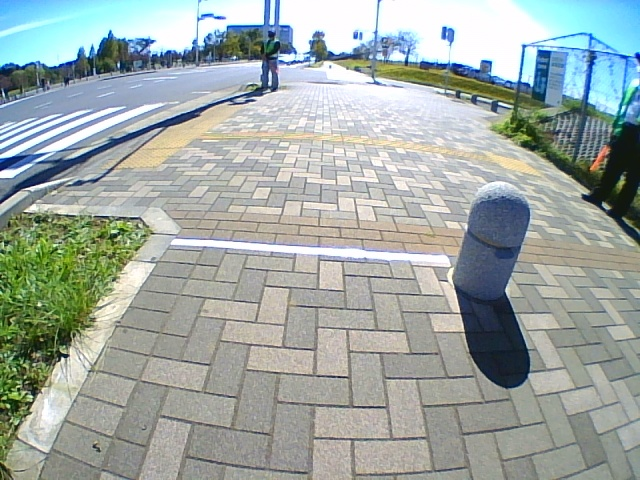
#> input picture image/tsukuba/frame_235.jpg, 640 x 480 px, found by its file name
$ python sobel.py   (older library calls are emulated)
#> lines starting #> are read from the running program, lines starting #| are printed output that depends on the picture; long printed decimals are rounded
# from distutils.log import info
# from tkinter import image_names
# from types import GeneratorType

from multiprocessing.context import assert_spawning
from turtle import shape
from attr import assoc
from cv2 import cvtColor, threshold
import std_msgs
import numpy as np
import cv2
from PIL import Image
import matplotlib.pyplot as plt
import numpy.linalg as LA
# matplotlib inline

path = "/home/fmasa/catkin_ws/src/detect_white_line/image/tsukuba/"
dir = "/home/fmasa/catkin_ws/src/detect_white_line/image/"

img = cv2.imread(path + "frame_235.jpg")
#> img is the input picture: shape (480, 640, 3); mean B, G, R 163.7, 167.7, 157.9
img = cv2.cvtColor(img, cv2.COLOR_BGR2RGB)
np_img = np.array(img)

# [4 lines of commented-out code are left out]

gray = cv2.cvtColor(img, cv2.COLOR_BGR2GRAY)
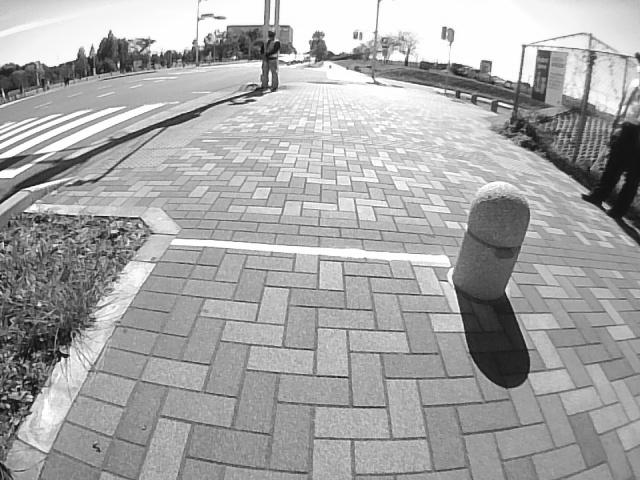
#> gray: shape (480, 640); min 14, max 255, mean 165.4
cv2.imwrite("image/gray.jpg", gray)
img_p = cv2.imread("image/gray.jpg")
#> img_p: shape (480, 640, 3); min 12, max 255, mean 165.4

plt.figure(figsize=(5, 5))
plt.xticks([]), plt.yticks([])
plt.imshow(img_p)

# edges = cv2.Canny(gray, 50, 150)
# cv2.imwrite("image/edges.jpg", edges)
# img_pp = cv2.imread("image/edges.jpg")

kernel_x = np.array([[-1, 0, 1],
                     [-2, 0, 2],
                     [-1, 0, 1]])

kernel_y = np.array([[-1, -2, -1], [0, 0, 0], [1, 2, 1]])

gray_y = cv2.filter2D(gray, cv2.CV_64F, kernel_x)
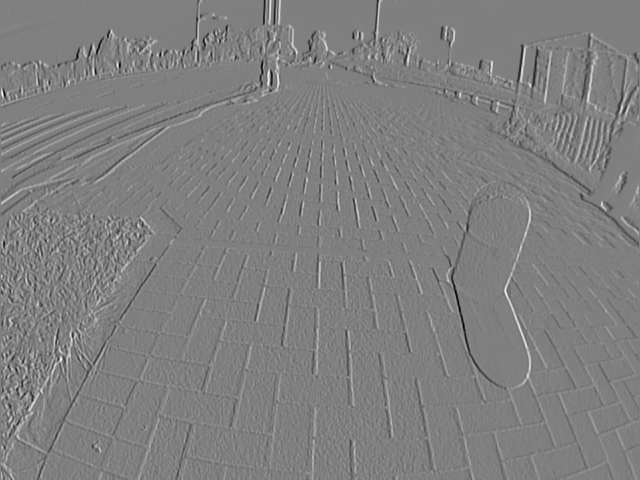
#> gray_y: shape (480, 640) float64; min -803, max 800, mean 0.1; drawn with min black and max white
gray_x = cv2.filter2D(gray, cv2.CV_64F, kernel_y)
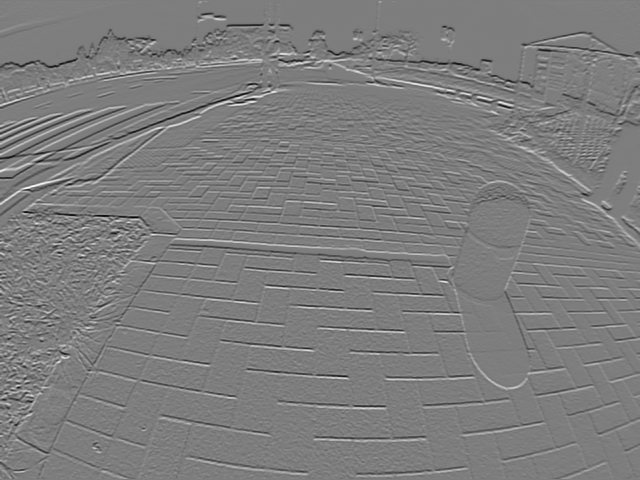
#> gray_x: shape (480, 640) float64; min -887, max 909, mean -1.5; drawn with min black and max white

edges = np.sqrt(gray_x**2 + gray_y**2)
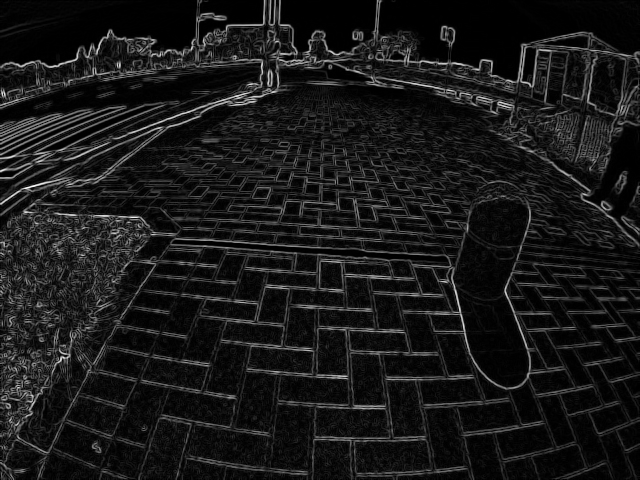
#> edges: shape (480, 640) float64; min 0, max 924.2, mean 91; drawn with min black and max white
img_pp = edges

plt.figure(figsize=(5, 5))
plt.xticks([]), plt.yticks([])
plt.imshow(img_pp)

# template matching


def template(dir_path):
    template = cv2.imread(dir_path, 0)
    w, h = template.shape[::-1]
    res = cv2.matchTemplate(gray, template, cv2.TM_CCOEFF_NORMED)
    threshold = 0.8
    loc = np.where(res >= threshold)
    for pt in zip(*loc[::-1]):
        cv2.rectangle(img, pt, (pt[0] + w, pt[1] + h), (0, 0, 255), 2)


# template(dir + "template001.png")
# template(dir + "template002.png")
def image_vector():
    res = np.zeros([3])
    info = (str(np_img.shape)).replace('(', '').replace(')', '').split(',')
#> info = ['480', ' 640', ' 3']
    # print(info[0], info[1], info[2])
    m = int(info[0])
#> m = 480
    n = int(info[1])
#> n = 640
    channel = int(info[2])
#> channel = 3

    p = np.zeros((m, n, channel))
    # print(p[0][0])
    for i in range(m):
        for j in range(n):
            for k in range(channel):
                p[i][j][k] = np_img[i][j][k]
    # print(p[0])

    num_pixel = m * n
#> num_pixel = 307200
    mup = np.sum(p, axis=0)
#> mup = 640 rows, first 8: [47343, 63016, 54418], [49052, 64902, 56072], [49530, 65193, 56581], [48937, 64594, 56062], [48789, 64352, 55658], [49854, 65428, 56515], [50691, 66123, 57065], [50275, 65794, 56430]
    mup = np.sum(mup, axis=0)
#> mup = [48514670, 51526762, 50284130]
    mup = (1/(num_pixel-1)) * mup
#> mup = [157.9, 167.7, 163.7]
    print(mup)
#| [157.926 167.731 163.686]

    for i in range(m):
        for j in range(n):
            ass = p[i][j] - mup
            # print(ass)
            ass_T = ass.T
            # print(ass, ass_T)
            ass_res = ass * ass_T
            ass_res = (1/(num_pixel-1)) * ass_res
            # print(ass_res)
            res += ass_res
#> after the loop, res = [3273.9, 2909.8, 3509.9]
            # print(ass_res)
    print(res)
#| [3273.875 2909.777 3509.920]

#> (the run stopped early here; a loop or call above may not have finished)

$ run again, with image/tsukuba/frame_20.jpg copied over image/tsukuba/frame_235.jpg
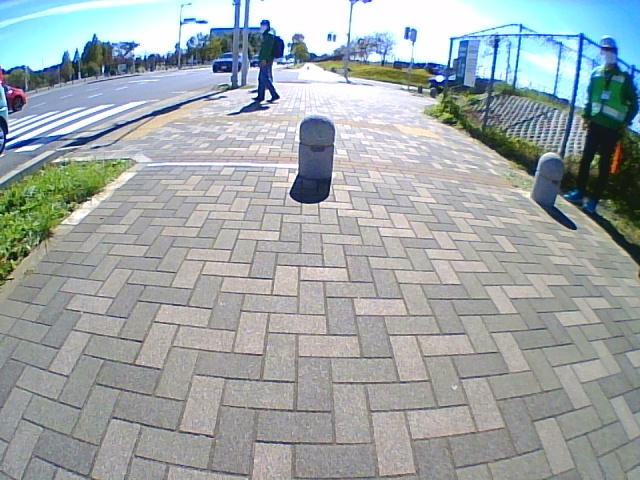
#> input picture image/tsukuba/frame_20.jpg, 640 x 480 px, found by its file name
#> img is the input picture: shape (480, 640, 3); mean B, G, R 167.2, 165.7, 157.8
#> `gray_x = cv2.filter2D(gray, cv2.CV_64F, kernel_y)`:
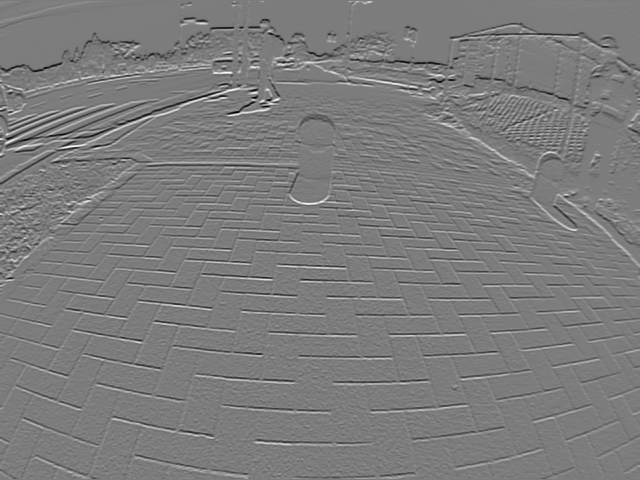
#> gray_x: shape (480, 640) float64; min -848, max 883, mean -1.5; drawn with min black and max white
#> `edges = np.sqrt(gray_x**2 + gray_y**2)`:
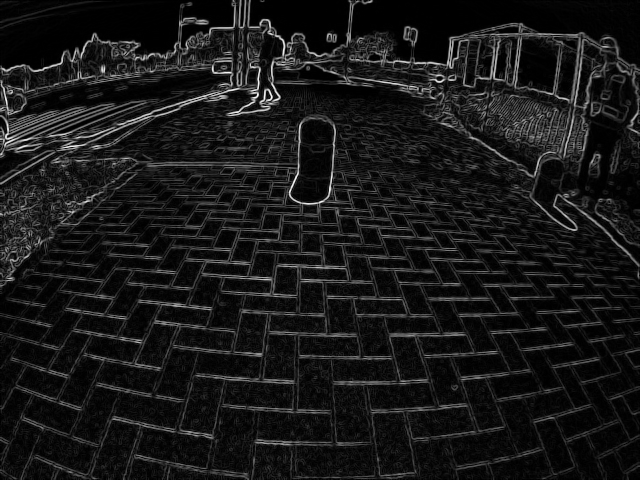
#> edges: shape (480, 640) float64; min 0, max 905.4, mean 86.8; drawn with min black and max white
#> in image_vector, `mup = np.sum(p, axis=0)`: mup = 640 rows, first 8: [58580, 69639, 68509], [59426, 70628, 69274], [58911, 70033, 68754], [58826, 70091, 68612], [58167, 69451, 67903], [59064, 70343, 68737], [59530, 70504, 69178], [60362, 71032, 69587]
#> in image_vector, `mup = np.sum(mup, axis=0)`: mup = [48463461, 50914183, 51352904]
#> in image_vector, `mup = (1/(num_pixel-1)) * mup`: mup = [157.8, 165.7, 167.2]
#| [157.759 165.737 167.165 ]
#> after the loop in image_vector, `for i in range(m):`: res = [2778.2, 2515, 2859.2]
#| [2778.176 2515.010 2859.155]

$ run again, with image/tsukuba/frame_212.jpg copied over image/tsukuba/frame_235.jpg
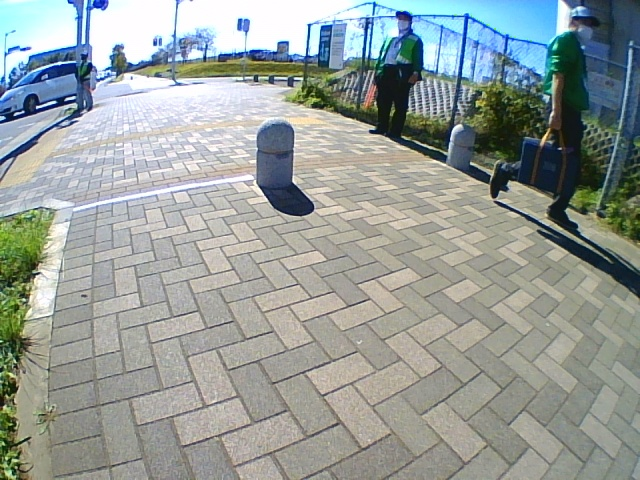
#> input picture image/tsukuba/frame_212.jpg, 640 x 480 px, found by its file name
#> img is the input picture: shape (480, 640, 3); mean B, G, R 153.3, 156.7, 149.3
#> `gray_x = cv2.filter2D(gray, cv2.CV_64F, kernel_y)`:
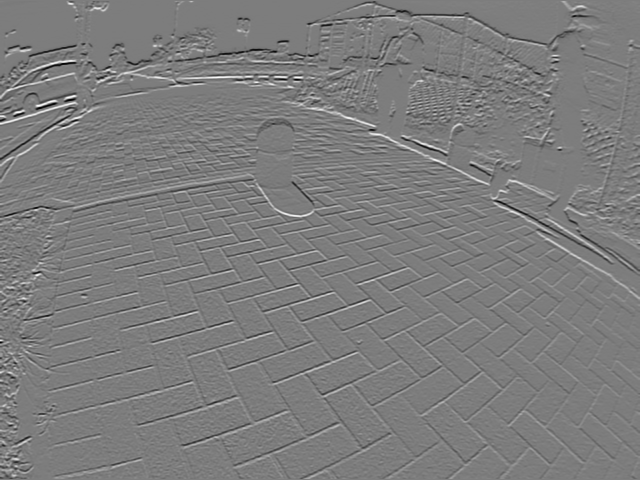
#> gray_x: shape (480, 640) float64; min -828, max 859, mean -1.2; drawn with min black and max white
#> `edges = np.sqrt(gray_x**2 + gray_y**2)`:
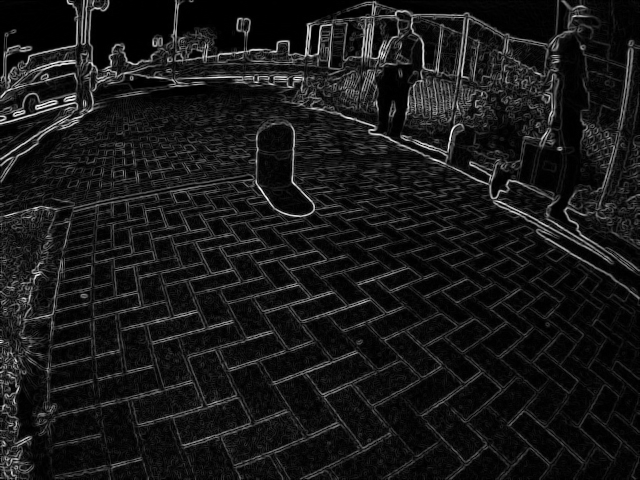
#> edges: shape (480, 640) float64; min 0, max 891.7, mean 86.9; drawn with min black and max white
#> in image_vector, `mup = np.sum(p, axis=0)`: mup = 640 rows, first 8: [56095, 70382, 59013], [55807, 70271, 58733], [55215, 69539, 58317], [55260, 69700, 58582], [53238, 67717, 57245], [54502, 69008, 58451], [57729, 71832, 60337], [56733, 70692, 59028]
#> in image_vector, `mup = np.sum(mup, axis=0)`: mup = [45866125, 48135913, 47080473]
#> in image_vector, `mup = (1/(num_pixel-1)) * mup`: mup = [149.3, 156.7, 153.3]
#| [149.304 156.693  153.257]
#> after the loop in image_vector, `for i in range(m):`: res = [3472.5, 2977.8, 3426.9]
#| [3472.517 2977.776 3426.873]

$ run again, with image/tsukuba/frame_214.jpg copied over image/tsukuba/frame_235.jpg
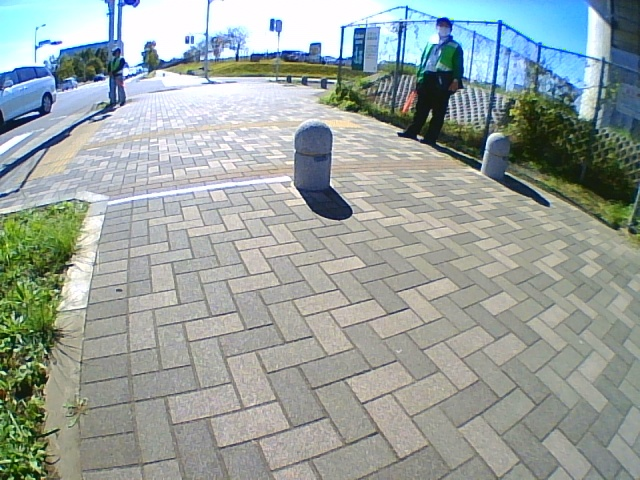
#> input picture image/tsukuba/frame_214.jpg, 640 x 480 px, found by its file name
#> img is the input picture: shape (480, 640, 3); mean B, G, R 157, 160.8, 151.4
#> `gray_x = cv2.filter2D(gray, cv2.CV_64F, kernel_y)`:
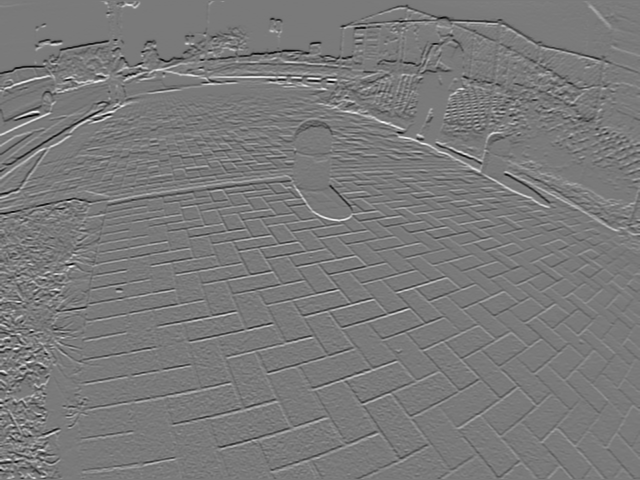
#> gray_x: shape (480, 640) float64; min -796, max 863, mean -1.3; drawn with min black and max white
#> `edges = np.sqrt(gray_x**2 + gray_y**2)`:
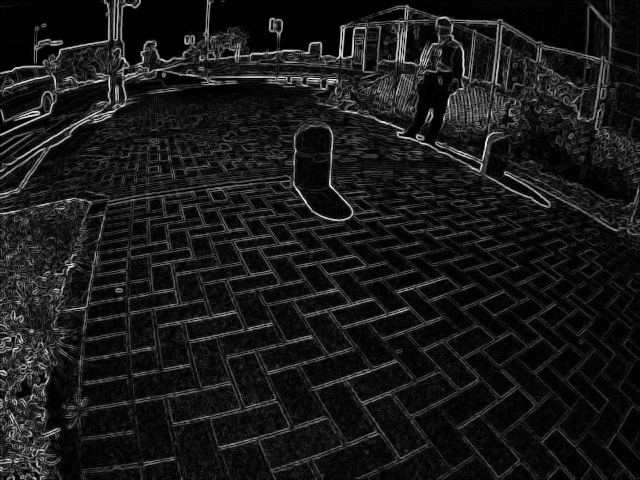
#> edges: shape (480, 640) float64; min 0, max 883.1, mean 88.4; drawn with min black and max white
#> in image_vector, `mup = np.sum(p, axis=0)`: mup = 640 rows, first 8: [51721, 68031, 56999], [50610, 67036, 55763], [51109, 67277, 56027], [52668, 68790, 57260], [52372, 68299, 56413], [52236, 68201, 55828], [53919, 69810, 57136], [54193, 70195, 57086]
#> in image_vector, `mup = np.sum(mup, axis=0)`: mup = [46510152, 49412439, 48219961]
#> in image_vector, `mup = (1/(num_pixel-1)) * mup`: mup = [151.4, 160.8, 157]
#| [151.401 160.848  156.967]
#> after the loop in image_vector, `for i in range(m):`: res = [3164.6, 2764.1, 3607.9]
#| [3164.609 2764.052 3607.891]
